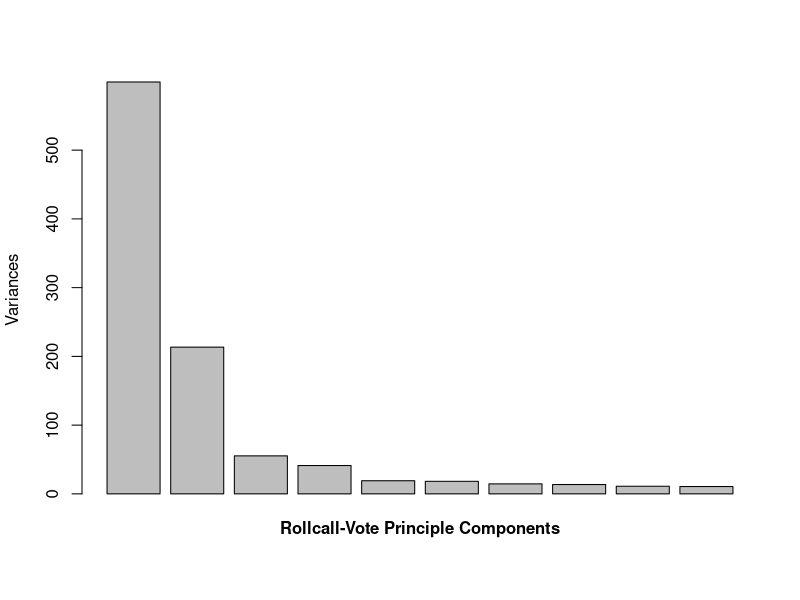
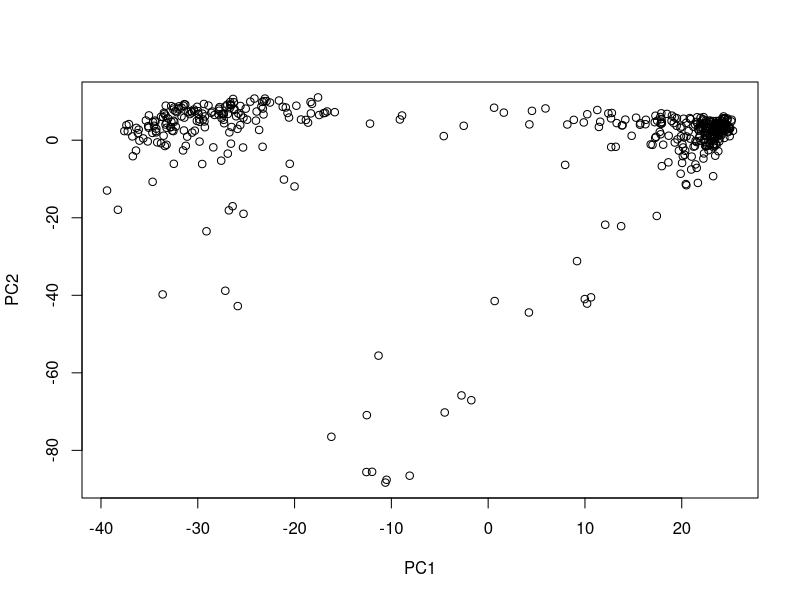
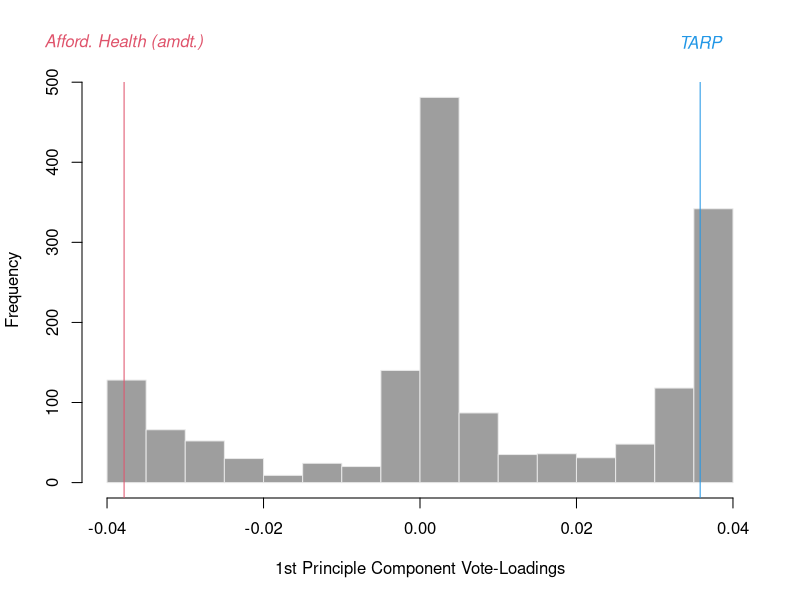

Source code (R) for these figures, in order:

##### *** rollcall voting *** #####

votes <- read.csv("rollcall-votes.csv")
legis <- read.csv("rollcall-members.csv")

pcavote <- prcomp(votes, scale=TRUE)
plot(pcavote, main="")
mtext(side=1, "Rollcall-Vote Principle Components",  line=1, font=2)

votepc <- predict(pcavote) # scale(votes)%*%pcavote$rotation
plot(votepc[,1:2], pch=21, bg=(4:2)[legis$party], main="")

# big scores on pc1 are left and right ideologically
votepc[order(votepc[,1])[1:5],1]
votepc[order(-votepc[,1])[1:5],1]

# big scores -/+ on pc 2?
votepc[order(votepc[,2])[1:5],2]
votepc[order(-votepc[,2])[1:5],2]

# look at the loadings
loadings <- pcavote$rotation[,1:2]

## the 1st is traditional left-right
hist(loadings[,1], main="", xlab="1st Principle Component Vote-Loadings",
     col=8, border=grey(.9))
abline(v=loadings[884,1], col=2)
text(x=loadings[884,1], y=550, "Afford. Health (amdt.)", xpd=TRUE, col=2, font=3)
abline(v=loadings[25,1], col=4)
text(x=loadings[25,1], y=550, "TARP", xpd=TRUE, col=4, font=3)

## trying to interpret the 2nd factor
loadings[order(abs(loadings[,2]), decreasing=TRUE)[1:5],2]
## attendance!
sort(rowSums(votes==0), decreasing=TRUE)[1:5]





